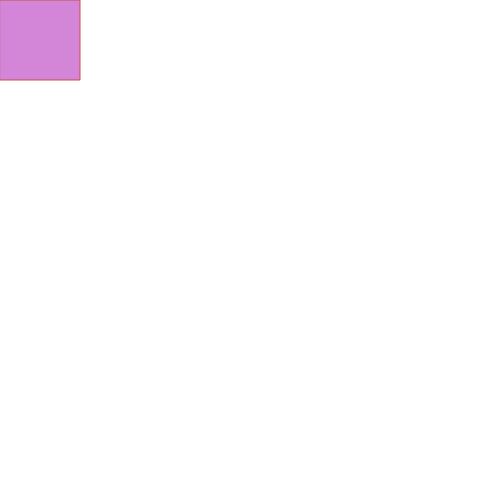
Frame 1 (no input)
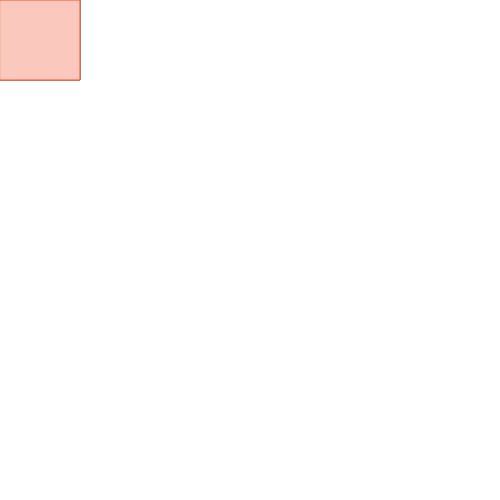
Frame 60 (no input)
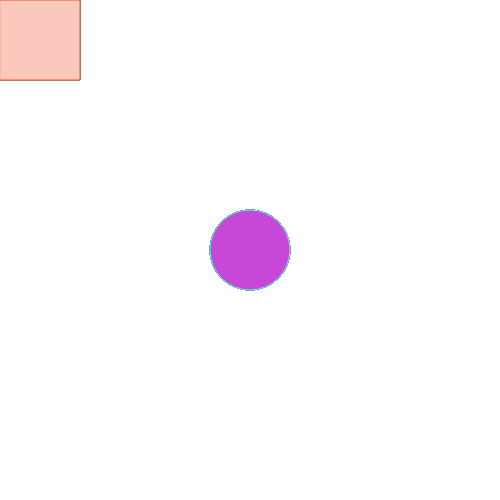
Frame 120 (the mouse pressed at the canvas centre since frame 60)

The p5.js sketch that drew these frames (run headless with seeded random() and noise() and a simulated clock; from frame 60 on, the mouse is pressed at the canvas centre):

// p5.js sketch
// ── sketch.js

function setup() {
  createCanvas(500, 500);
  noCursor();
}

function draw() {
  if (mouseIsPressed) {
    fill(random(0,255),random(0,255),random(0,255),random(100,255));
    stroke(random(0,255),random(0,255),random(0,255));
    ellipse(mouseX, mouseY, 80, 80);
     } 

   else {
    fill(random(0,255),random(0,255),random(0,255),random(100,255));
    stroke(random(0,255),random(0,255),random(0,255));
    rect(mouseX, mouseY, 80, 80);
      }

  

}
